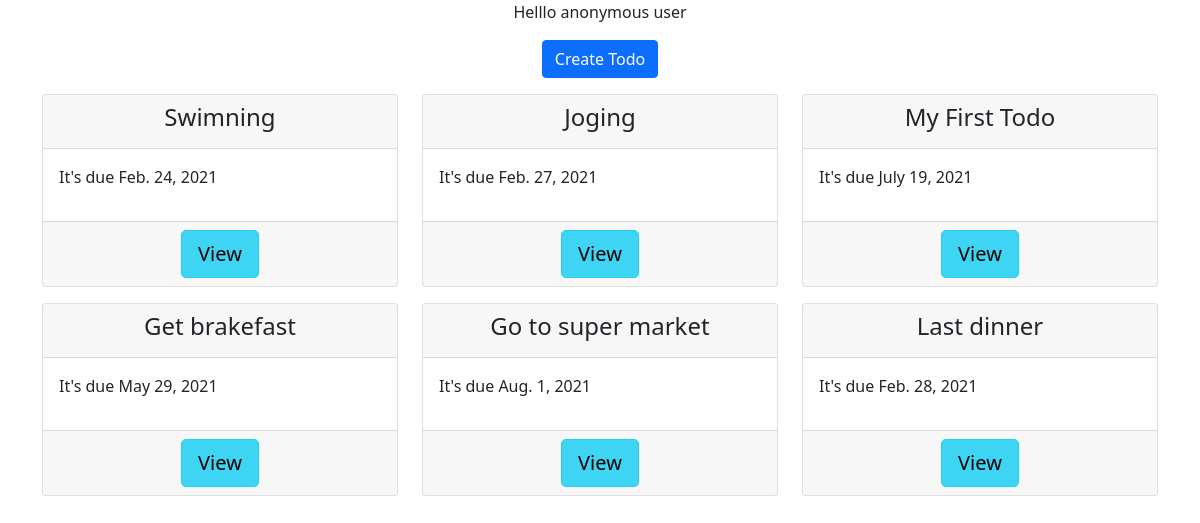
Before: / with the older database file.
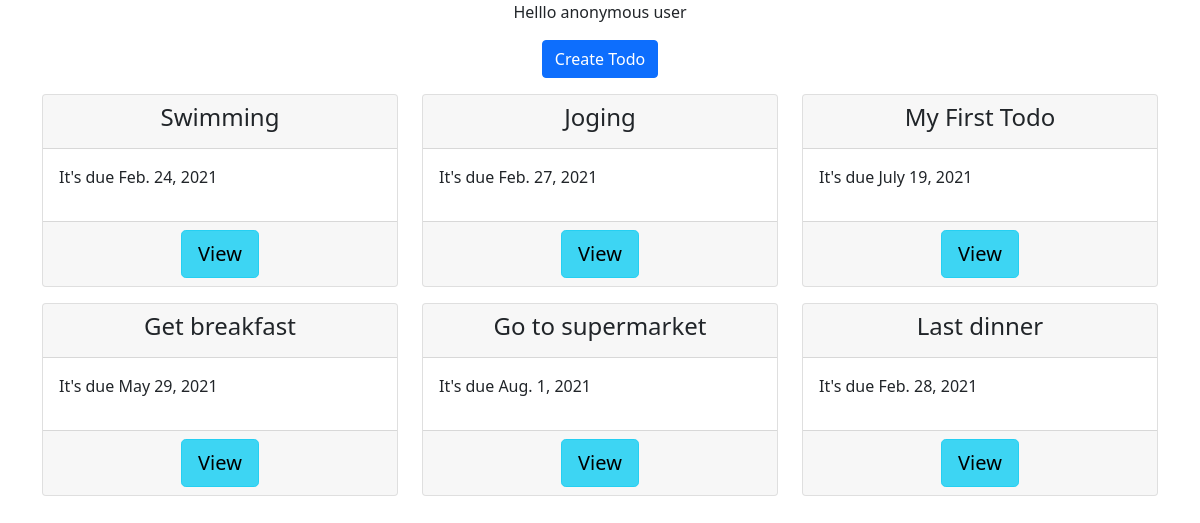
After: the same page with the newer database file.
### todo/models.py (models this page shows, shortened)
class Todo(models.Model):
    name = models.CharField(max_length=100)
    due_date = models.DateField()

### todo/views.py (the view)
# urls.py: path("", todo_list),
def todo_list(request):
    todolist = Todo.objects.all()
    context = {
        "todos": todolist,
    }
    return render(request, "todo/todo_list.html", context)

### todo/templates/todo/todo_list.html
{% extends 'base.html' %}
{% block content%}
        <div class="text-center">
        <p>
            {% if request.user.is_authenticated %}
                Hello {{request.user.username}}
            {% else %}
                Helllo anonymous user
            {% endif %}
        </p>
        <a class="btn btn-primary" href="/create"> Create Todo</a>
        </div>
        <div class="row ">
            {% for todo in todos %}
            <div class="col-4">
                <div class="card mt-3">
                    <div class="card-header  text-center">
                        <h4>{{todo.name}}</h4>
                    </div>
                    <div class="card-body">
                        <p>It's due {{todo.due_date}}</p>
                    </div>
                    <div class="card-footer text-center">
                        <a href="/{{todo.id}}" class="btn btn-info btn-lg active" role="button" aria-pressed="true">View</a>
                    </div>
                </div>
            </div>
            {% endfor%}
        </div>
{% endblock%}

Changed rows visible on the page:
changed Todo: name "Swimning" → "Swimming"
changed Todo: name "Get brakefast" → "Get breakfast"
changed Todo: name "Go to super market" → "Go to supermarket"
